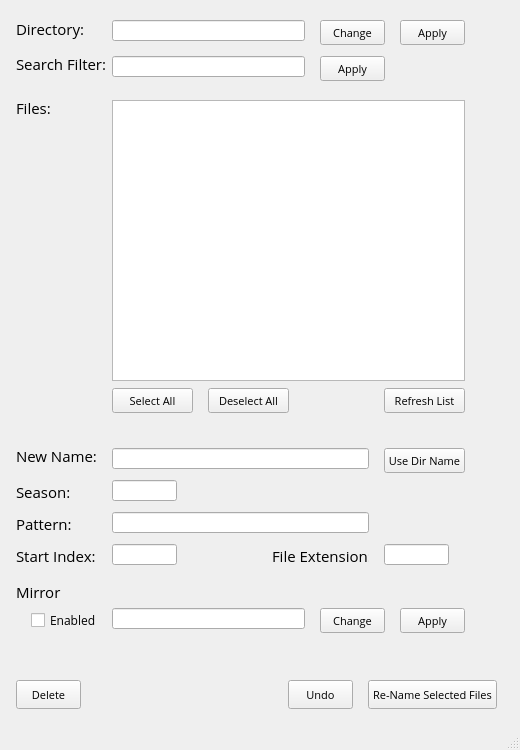
<?xml version="1.0" encoding="UTF-8"?>
<ui version="4.0">
 <class>MainWindow</class>
 <widget class="QMainWindow" name="MainWindow">
  <property name="enabled">
   <bool>true</bool>
  </property>
  <property name="geometry">
   <rect>
    <x>0</x>
    <y>0</y>
    <width>520</width>
    <height>750</height>
   </rect>
  </property>
  <property name="minimumSize">
   <size>
    <width>520</width>
    <height>750</height>
   </size>
  </property>
  <property name="maximumSize">
   <size>
    <width>520</width>
    <height>750</height>
   </size>
  </property>
  <property name="font">
   <font>
    <family>Open Sans</family>
    <pointsize>9</pointsize>
   </font>
  </property>
  <property name="windowTitle">
   <string>Ez Namer</string>
  </property>
  <property name="windowIcon">
   <iconset>
    <normaloff>resources/Icon32x32.png</normaloff>resources/Icon32x32.png</iconset>
  </property>
  <property name="autoFillBackground">
   <bool>false</bool>
  </property>
  <widget class="QWidget" name="centralwidget">
   <widget class="QPushButton" name="btn_files_apply">
    <property name="geometry">
     <rect>
      <x>368</x>
      <y>680</y>
      <width>129</width>
      <height>29</height>
     </rect>
    </property>
    <property name="font">
     <font>
      <family>Open Sans</family>
      <pointsize>8</pointsize>
     </font>
    </property>
    <property name="text">
     <string>Re-Name Selected Files</string>
    </property>
   </widget>
   <widget class="QLabel" name="lbl_index">
    <property name="geometry">
     <rect>
      <x>16</x>
      <y>540</y>
      <width>91</width>
      <height>31</height>
     </rect>
    </property>
    <property name="font">
     <font>
      <family>Open Sans</family>
      <pointsize>11</pointsize>
     </font>
    </property>
    <property name="text">
     <string>Start Index:</string>
    </property>
   </widget>
   <widget class="QLabel" name="lbl_extension">
    <property name="geometry">
     <rect>
      <x>272</x>
      <y>540</y>
      <width>97</width>
      <height>31</height>
     </rect>
    </property>
    <property name="font">
     <font>
      <family>Open Sans</family>
      <pointsize>11</pointsize>
     </font>
    </property>
    <property name="text">
     <string>File Extension:</string>
    </property>
   </widget>
   <widget class="QPushButton" name="btn_files_deselect">
    <property name="geometry">
     <rect>
      <x>208</x>
      <y>388</y>
      <width>81</width>
      <height>25</height>
     </rect>
    </property>
    <property name="font">
     <font>
      <family>Open Sans</family>
      <pointsize>8</pointsize>
     </font>
    </property>
    <property name="text">
     <string>Deselect All</string>
    </property>
   </widget>
   <widget class="QPushButton" name="btn_files_select_all">
    <property name="geometry">
     <rect>
      <x>112</x>
      <y>388</y>
      <width>81</width>
      <height>25</height>
     </rect>
    </property>
    <property name="font">
     <font>
      <family>Open Sans</family>
      <pointsize>8</pointsize>
     </font>
    </property>
    <property name="text">
     <string>Select All</string>
    </property>
   </widget>
   <widget class="QLabel" name="lbl_filter">
    <property name="geometry">
     <rect>
      <x>16</x>
      <y>47</y>
      <width>97</width>
      <height>33</height>
     </rect>
    </property>
    <property name="font">
     <font>
      <family>Open Sans</family>
      <pointsize>11</pointsize>
     </font>
    </property>
    <property name="text">
     <string>Search Filter:</string>
    </property>
   </widget>
   <widget class="QLabel" name="lbl_name">
    <property name="geometry">
     <rect>
      <x>16</x>
      <y>440</y>
      <width>86</width>
      <height>31</height>
     </rect>
    </property>
    <property name="font">
     <font>
      <family>Open Sans</family>
      <pointsize>11</pointsize>
     </font>
    </property>
    <property name="text">
     <string>New Name:</string>
    </property>
   </widget>
   <widget class="QLineEdit" name="line_directory">
    <property name="geometry">
     <rect>
      <x>112</x>
      <y>20</y>
      <width>193</width>
      <height>21</height>
     </rect>
    </property>
   </widget>
   <widget class="QLabel" name="lbl_directory">
    <property name="geometry">
     <rect>
      <x>16</x>
      <y>12</y>
      <width>97</width>
      <height>33</height>
     </rect>
    </property>
    <property name="font">
     <font>
      <family>Open Sans</family>
      <pointsize>11</pointsize>
     </font>
    </property>
    <property name="text">
     <string>Directory:</string>
    </property>
   </widget>
   <widget class="QPushButton" name="btn_dir_change">
    <property name="geometry">
     <rect>
      <x>320</x>
      <y>20</y>
      <width>65</width>
      <height>25</height>
     </rect>
    </property>
    <property name="font">
     <font>
      <family>Open Sans</family>
      <pointsize>8</pointsize>
     </font>
    </property>
    <property name="text">
     <string>Change</string>
    </property>
   </widget>
   <widget class="QLabel" name="lbl_files">
    <property name="geometry">
     <rect>
      <x>16</x>
      <y>92</y>
      <width>97</width>
      <height>31</height>
     </rect>
    </property>
    <property name="font">
     <font>
      <family>Open Sans</family>
      <pointsize>11</pointsize>
     </font>
    </property>
    <property name="text">
     <string>Files:</string>
    </property>
   </widget>
   <widget class="QListWidget" name="listWidget">
    <property name="geometry">
     <rect>
      <x>112</x>
      <y>100</y>
      <width>353</width>
      <height>281</height>
     </rect>
    </property>
    <property name="dragDropOverwriteMode">
     <bool>false</bool>
    </property>
    <property name="alternatingRowColors">
     <bool>true</bool>
    </property>
    <property name="batchSize">
     <number>100</number>
    </property>
    <property name="sortingEnabled">
     <bool>false</bool>
    </property>
   </widget>
   <widget class="QLineEdit" name="line_filter">
    <property name="geometry">
     <rect>
      <x>112</x>
      <y>56</y>
      <width>193</width>
      <height>21</height>
     </rect>
    </property>
   </widget>
   <widget class="QLineEdit" name="line_name">
    <property name="geometry">
     <rect>
      <x>112</x>
      <y>448</y>
      <width>257</width>
      <height>21</height>
     </rect>
    </property>
   </widget>
   <widget class="QLineEdit" name="line_index">
    <property name="geometry">
     <rect>
      <x>112</x>
      <y>544</y>
      <width>65</width>
      <height>21</height>
     </rect>
    </property>
    <property name="text">
     <string/>
    </property>
   </widget>
   <widget class="QLineEdit" name="line_extension">
    <property name="geometry">
     <rect>
      <x>384</x>
      <y>544</y>
      <width>65</width>
      <height>21</height>
     </rect>
    </property>
   </widget>
   <widget class="QPushButton" name="btn_dir_apply">
    <property name="geometry">
     <rect>
      <x>400</x>
      <y>20</y>
      <width>65</width>
      <height>25</height>
     </rect>
    </property>
    <property name="font">
     <font>
      <family>Open Sans</family>
      <pointsize>8</pointsize>
     </font>
    </property>
    <property name="text">
     <string>Apply</string>
    </property>
   </widget>
   <widget class="QPushButton" name="btn_filter_apply">
    <property name="geometry">
     <rect>
      <x>320</x>
      <y>56</y>
      <width>65</width>
      <height>25</height>
     </rect>
    </property>
    <property name="font">
     <font>
      <family>Open Sans</family>
      <pointsize>8</pointsize>
     </font>
    </property>
    <property name="text">
     <string>Apply</string>
    </property>
   </widget>
   <widget class="QPushButton" name="btn_files_refresh">
    <property name="geometry">
     <rect>
      <x>384</x>
      <y>388</y>
      <width>81</width>
      <height>25</height>
     </rect>
    </property>
    <property name="font">
     <font>
      <family>Open Sans</family>
      <pointsize>8</pointsize>
     </font>
    </property>
    <property name="text">
     <string>Refresh List</string>
    </property>
   </widget>
   <widget class="QPushButton" name="btn_files_delete">
    <property name="geometry">
     <rect>
      <x>16</x>
      <y>680</y>
      <width>65</width>
      <height>29</height>
     </rect>
    </property>
    <property name="font">
     <font>
      <family>Open Sans</family>
      <pointsize>8</pointsize>
     </font>
    </property>
    <property name="text">
     <string>Delete</string>
    </property>
   </widget>
   <widget class="QPushButton" name="btn_files_undo">
    <property name="geometry">
     <rect>
      <x>288</x>
      <y>680</y>
      <width>65</width>
      <height>29</height>
     </rect>
    </property>
    <property name="font">
     <font>
      <family>Open Sans</family>
      <pointsize>8</pointsize>
     </font>
    </property>
    <property name="text">
     <string>Undo</string>
    </property>
   </widget>
   <widget class="QLabel" name="lbl_season">
    <property name="geometry">
     <rect>
      <x>16</x>
      <y>476</y>
      <width>86</width>
      <height>31</height>
     </rect>
    </property>
    <property name="font">
     <font>
      <family>Open Sans</family>
      <pointsize>11</pointsize>
     </font>
    </property>
    <property name="text">
     <string>Season:</string>
    </property>
   </widget>
   <widget class="QLineEdit" name="line_season">
    <property name="geometry">
     <rect>
      <x>112</x>
      <y>480</y>
      <width>65</width>
      <height>21</height>
     </rect>
    </property>
    <property name="text">
     <string/>
    </property>
   </widget>
   <widget class="QLabel" name="lbl_season_2">
    <property name="geometry">
     <rect>
      <x>16</x>
      <y>508</y>
      <width>86</width>
      <height>31</height>
     </rect>
    </property>
    <property name="font">
     <font>
      <family>Open Sans</family>
      <pointsize>11</pointsize>
     </font>
    </property>
    <property name="text">
     <string>Pattern:</string>
    </property>
   </widget>
   <widget class="QLineEdit" name="line_pattern">
    <property name="geometry">
     <rect>
      <x>112</x>
      <y>512</y>
      <width>257</width>
      <height>21</height>
     </rect>
    </property>
    <property name="text">
     <string/>
    </property>
   </widget>
   <widget class="QLabel" name="lbl_mirror">
    <property name="geometry">
     <rect>
      <x>16</x>
      <y>576</y>
      <width>91</width>
      <height>31</height>
     </rect>
    </property>
    <property name="font">
     <font>
      <family>Open Sans</family>
      <pointsize>11</pointsize>
     </font>
    </property>
    <property name="text">
     <string>Mirror</string>
    </property>
   </widget>
   <widget class="QLineEdit" name="line_directory_mirror">
    <property name="geometry">
     <rect>
      <x>112</x>
      <y>608</y>
      <width>193</width>
      <height>21</height>
     </rect>
    </property>
   </widget>
   <widget class="QCheckBox" name="checkbox_mirror">
    <property name="geometry">
     <rect>
      <x>31</x>
      <y>608</y>
      <width>81</width>
      <height>25</height>
     </rect>
    </property>
    <property name="text">
     <string>Enabled</string>
    </property>
   </widget>
   <widget class="QPushButton" name="btn_dir_change_mirror">
    <property name="geometry">
     <rect>
      <x>320</x>
      <y>608</y>
      <width>65</width>
      <height>25</height>
     </rect>
    </property>
    <property name="font">
     <font>
      <family>Open Sans</family>
      <pointsize>8</pointsize>
     </font>
    </property>
    <property name="text">
     <string>Change</string>
    </property>
   </widget>
   <widget class="QPushButton" name="btn_dir_apply_mirror">
    <property name="geometry">
     <rect>
      <x>400</x>
      <y>608</y>
      <width>65</width>
      <height>25</height>
     </rect>
    </property>
    <property name="font">
     <font>
      <family>Open Sans</family>
      <pointsize>8</pointsize>
     </font>
    </property>
    <property name="text">
     <string>Apply</string>
    </property>
   </widget>
   <widget class="QPushButton" name="btn_dir_use_dir_name">
    <property name="geometry">
     <rect>
      <x>384</x>
      <y>448</y>
      <width>81</width>
      <height>25</height>
     </rect>
    </property>
    <property name="font">
     <font>
      <family>Open Sans</family>
      <pointsize>8</pointsize>
     </font>
    </property>
    <property name="text">
     <string>Use Dir Name</string>
    </property>
   </widget>
   <widget class="QLabel" name="lbl_mirror_check">
    <property name="geometry">
     <rect>
      <x>16</x>
      <y>640</y>
      <width>449</width>
      <height>31</height>
     </rect>
    </property>
    <property name="font">
     <font>
      <family>Open Sans</family>
      <pointsize>11</pointsize>
     </font>
    </property>
    <property name="text">
     <string/>
    </property>
   </widget>
  </widget>
  <widget class="QMenuBar" name="menubar">
   <property name="geometry">
    <rect>
     <x>0</x>
     <y>0</y>
     <width>520</width>
     <height>21</height>
    </rect>
   </property>
  </widget>
  <widget class="QStatusBar" name="statusbar"/>
 </widget>
 <resources/>
 <connections/>
 <designerdata>
  <property name="gridDeltaX">
   <number>16</number>
  </property>
  <property name="gridDeltaY">
   <number>4</number>
  </property>
  <property name="gridSnapX">
   <bool>true</bool>
  </property>
  <property name="gridSnapY">
   <bool>true</bool>
  </property>
  <property name="gridVisible">
   <bool>true</bool>
  </property>
 </designerdata>
</ui>
